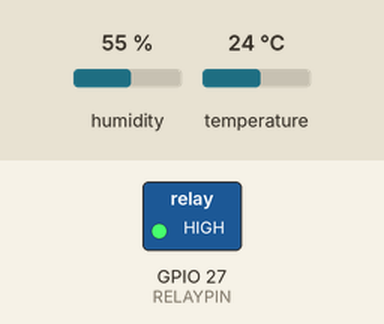
This sketch was run on a simulated ESP32. On the bench: switched loads named in the sketch (green lamp = pin HIGH). Inputs (shaded band) come from the test bench; at power-on: temperature 24 °C, humidity 55 %. WiFi joins after 1.5 s; servers stay silent unless stated; what the sketch prints to the serial monitor is not drawn.

Above: at 6.9 s.
7.0 s: temperature set to 27 °C
9.4 s: temperature set to 30 °C
At 11.0 s:
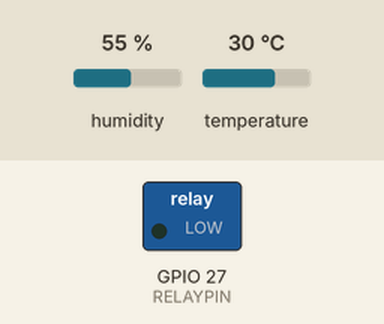
11.8 s: temperature set to 12 °C
At 13.4 s:
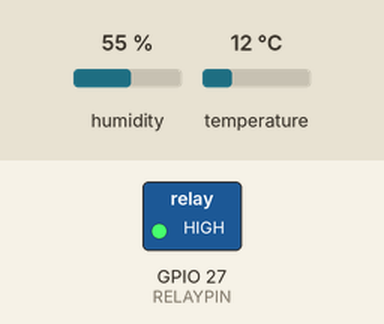
Timing chart, 0 to 14.9 s (numbered marks = the images above; inputs shaded):
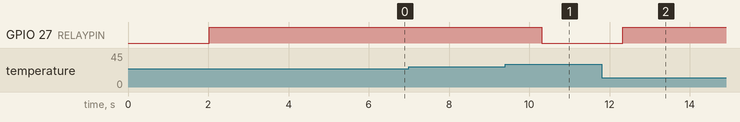

The sketch:

Monitoring_Suhu_Dan_Kelembaban.ino
```cpp
#include <WiFi.h>
#include <WiFiClientSecure.h>
#include <UniversalTelegramBot.h>
#include <ArduinoJson.h>
#include <Adafruit_Sensor.h>
#include <DHT.h>

const char* ssid = "BiboPororo";
const char* password = "biibo134";

#define DHTPIN 26
#define DHTTYPE DHT11
DHT dht(DHTPIN, DHTTYPE);

#define RELAYPIN 27
#define BOTtoken "5838832324:AAGuGozIjVJz_-_HKnHEvhI3jhYFamwcrtU"
#define CHAT_ID "-905382241"

WiFiClientSecure client;
UniversalTelegramBot bot(BOTtoken, client);

int botRequestDelay = 1000;
unsigned long lastTimeBotRan;


void handleNewMessages(int numNewMessages) {
  Serial.println("handleNewMessages");
  Serial.println(String(numNewMessages));

  for (int i=0; i<numNewMessages; i++) {
    String chat_id = String(bot.messages[i].chat_id);
    if (chat_id != CHAT_ID){
      bot.sendMessage(chat_id, "Unauthorized user", "");
      continue;
    }

    String text = bot.messages[i].text;
    Serial.println(text);

    String from_name = bot.messages[i].from_name;

    if (text == "/start") {
      String control = "Selamat Datang di Bot Monitoring Suhu dan Kelembaban, " + from_name + ".\n\n";
      control += "Gunakan Perintah Di Bawah ini untuk Monitoring.\n\n";
      control += "/Temperature Untuk Monitoring Suhu. \n";
      control += "/Humidity Untuk Monitoring Kelembapan. \n";
      control += "/LampuON Untuk Menghidupkan Lampu. \n";
      control += "/LampuOFF Untuk Mematikan Lampu. \n";
      bot.sendMessage(chat_id, control, "");
    }

    if (text == "/Temperature") {
      int t= dht.readTemperature();
      if (isnan(t)) {
          Serial.println(F("Failed to read from DHT sensor!"));
          return;
      }
      String suhu = "Status Suhu ";
      suhu += t;
      suhu +=" ⁰C.\n";
      bot.sendMessage(chat_id, suhu, "");
    }

    if (text == "/Humidity") {
      int h= dht.readHumidity();
      if (isnan(h)) {
          Serial.println(F("Failed to read from DHT sensor!"));
          return;
      }
      String lembab = "Status Kelembapan ";
      lembab += h;
      lembab +=" %.\n";
      bot.sendMessage(chat_id, lembab, "");
    }

    if (text == "/LampuON") {
      turnOnRelay();
      turnOnOffLampu(true);
      bot.sendMessage(chat_id, "Lampu Telah Dihidupkan.");
    }
    if (text == "/LampuOFF") {
      turnOffRelay();
      delay(30000);
      bot.sendMessage(chat_id, "Lampu Telah Dimatikan.");
    }
  }
}

void turnOnRelay() {
    digitalWrite(RELAYPIN, HIGH);
}
void turnOffRelay() {
  digitalWrite(RELAYPIN, LOW);   // Mematikan relay
}

void setup() {
  Serial.begin(115200);
  dht.begin();
  pinMode(RELAYPIN, OUTPUT);
  // Koneksi Ke Wifi

  WiFi.mode(WIFI_STA);
  WiFi.begin(ssid, password);
  #ifdef ESP32
    client.setCACert(TELEGRAM_CERTIFICATE_ROOT);
  #endif
  while (WiFi.status() != WL_CONNECTED) {
    delay(1000);
    Serial.println("Connecting to WiFi..");
  }
  // Print ESP32 Local IP Address
  Serial.println(WiFi.localIP());
}


    void checkTempHumidity() {
      int temperature = dht.readTemperature();
      int humidity = dht.readHumidity();

      String chat_id = "-905382241";
      String message = "";

      if (temperature < 29) {
        digitalWrite(RELAYPIN, HIGH);
        message += "Suhu dibawah 29 C, lampu dihidupkan.\n";
      } else if (humidity > 95) {
        digitalWrite(RELAYPIN, HIGH);
        message += "Kelembaban lebih dari 95 %, lampu dihidupkan.\n";
      } else {
        digitalWrite(RELAYPIN, LOW);
        message += "Suhu dan kelembaban telah normal.\n";
      }
      static unsigned long lastAutoMessageTime = 0;
      unsigned long autoMessageInterval = 60000;

      if (message != "" && millis() - lastAutoMessageTime >= autoMessageInterval) {
        bot.sendMessage(chat_id, message, "");
        lastAutoMessageTime = millis();
      }
    }

    void turnOnOffLampu(bool turnOn) {
      if (turnOn) {
        turnOnRelay();
        delay(30000);
        turnOffRelay();
      } else {
        digitalWrite(RELAYPIN, LOW);
      }
    }

    void loop() {
      checkTempHumidity();

    // Logika untuk menangani perintah lainnya
    if (millis() > lastTimeBotRan + botRequestDelay) {
      int numNewMessages = bot.getUpdates(bot.last_message_received + 1);

      while (numNewMessages) {
        Serial.println("Menerima Tanggapan");
        handleNewMessages(numNewMessages);
        numNewMessages = bot.getUpdates(bot.last_message_received + 1);
      }
      lastTimeBotRan = millis();
    }
    }
```

Measured:
- the behaviour switches between 28 and 29 °C on temperature (found by bisection; images 0 and 1)
- after the input at 7.0 s, every drawn part: stays the same
- after the input at 9.4 s, GPIO 27 (RELAYPIN): HIGH → LOW after 0.90 s
- after the input at 11.8 s, GPIO 27 (RELAYPIN): LOW → HIGH after 0.53 s
